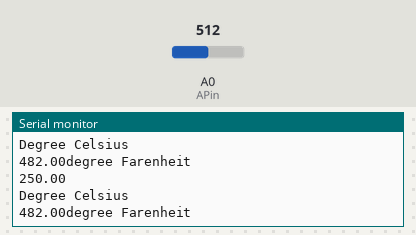
Recording of a sketch running on a simulated Arduino Uno, built with avr-gcc and run on an emulated ATmega328P. On the bench: the last lines printed to the serial monitor. The inputs (shaded band) are chosen by the test bench; at power-on: A0 (APin) = 512.

Above: at 3.8 s.
3.9 s: A0 (APin) set to 716
At 6.4 s:
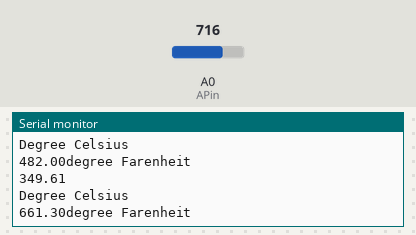
7.8 s: A0 (APin) set to 900
At 9.9 s:
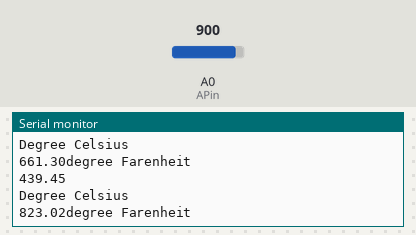
Timing chart, 0 to 11.4 s (numbered marks = the images above; inputs shaded):
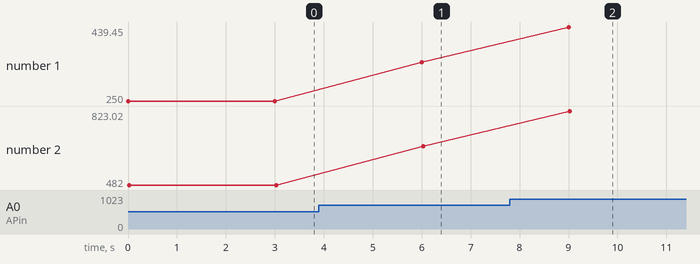

Measured:
- after the input at 3.9 s, the serial monitor: prints a new line after 2.1 s (image 1)
- after the input at 7.8 s, the serial monitor: prints a new line after 1.2 s (image 2)
- plotted number 1: 250 → 349.61 after the input at 3.9 s, 349.61 → 439.45 after the input at 7.8 s
- plotted number 2: 482 → 661.3 after the input at 3.9 s, 661.3 → 823.02 after the input at 7.8 s

The sketch:

temp_sensor.ino
```cpp
int APin = 0;
float celsius;

void setup() {
  // put your setup code here, to run once:
  Serial.begin(9600);

}

void loop() {
  // put your main code here, to run repeatedly:
  float rawVoltage = analogRead(APin);
  float millivolts = (rawVoltage/1024)*5000;
  celsius = millivolts/10;

  Serial.println(celsius);
  Serial.print("Degree Celsius \n");
  Serial.print((celsius*9)/5 +32);
  Serial.print("degree Farenheit\n");
  delay(3000);
}
```
